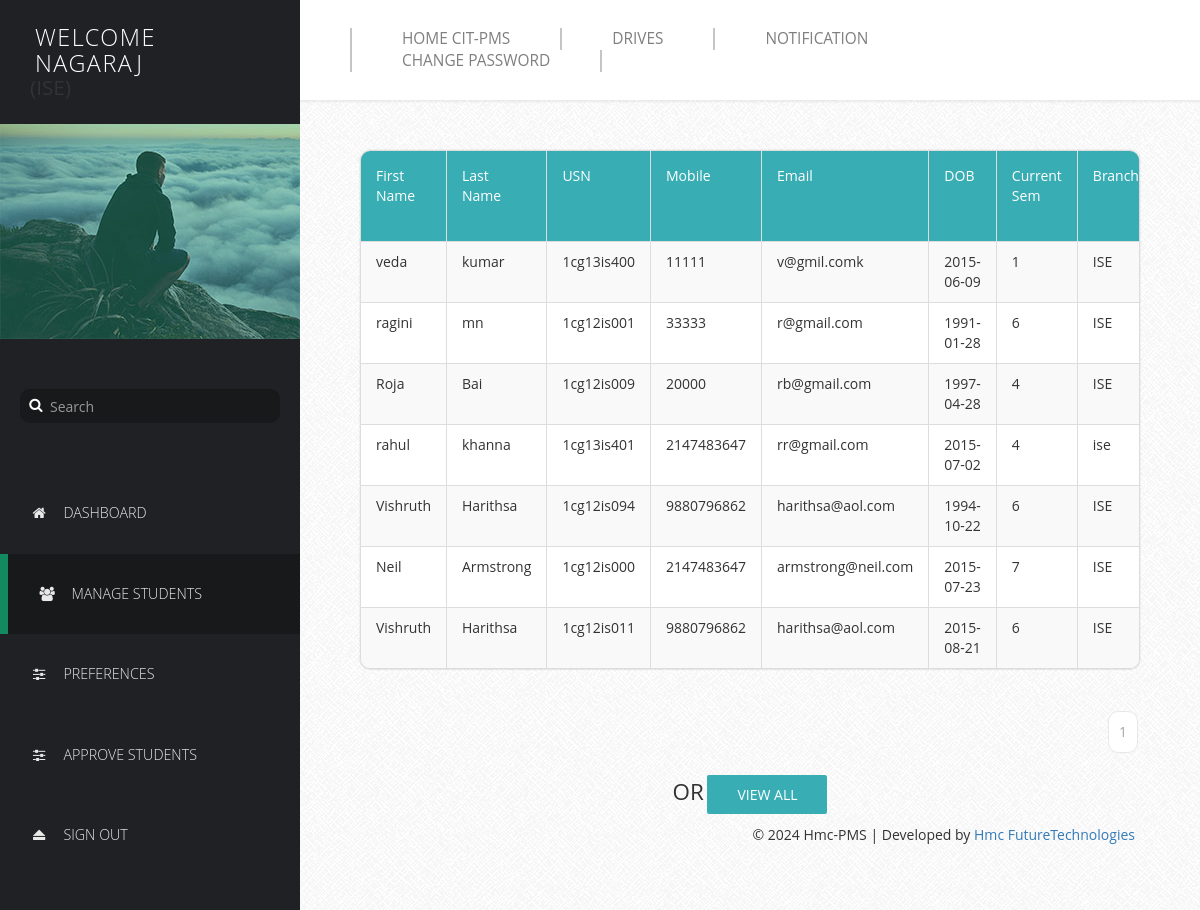
Screenshot of /Profilers/HODProfile/manage-users.php (signed in) with the database file from the repository.
### tables this page shows
CREATE TABLE IF NOT EXISTS `basicdetails` (
  `Id` int(11) NOT NULL AUTO_INCREMENT,
  `FirstName` varchar(25) NOT NULL,
  `LastName` varchar(25) NOT NULL,
  `USN` varchar(10) NOT NULL,
  `Mobile` bigint(11) NOT NULL,
  `Email` varchar(255) NOT NULL,
  `DOB` date NOT NULL,
  `Sem` int(11) NOT NULL,
  `Branch` varchar(15) NOT NULL,
  `SSLC` float NOT NULL,
  `PU/Dip` float NOT NULL,
  `BE` float NOT NULL,
  `Backlogs` int(11) NOT NULL,
  `HofBacklogs` tinyint(1) NOT NULL,
  `DetainYears` int(11) NOT NULL,
  `Approve` tinyint(1) NOT NULL DEFAULT '0',
  `ApprovalDate` date NOT NULL,
  PRIMARY KEY (`Id`,`USN`),
  UNIQUE KEY `USN` (`USN`,`Mobile`,`Email`)
);

### Profilers/HODProfile/manage-users.php (the view, shortened to what this page needs)
<!DOCTYPE html>
<html lang="en">
  <head>
    <link href="css/font-awesome.min.css" rel="stylesheet">
    <link href="css/bootstrap.min.css" rel="stylesheet">
    <link href="css/templatemo-style.css" rel="stylesheet">
  </head>
  <body>
    <div class="templatemo-flex-row">
      <div class="templatemo-sidebar">
        <header class="templatemo-site-header">
          <?php
          $Welcome = "Welcome";
          echo "<h1>" . $Welcome . "<br>" . $_SESSION['husername'] . "</h1>";
          echo "<h2>(" . $_SESSION['department'] . ")</h2>";
          ?>
        </header>
        <div class="profile-photo-container">
          <img src="images/profile-photo.jpg" alt="Profile Photo" class="img-responsive">
          <div class="profile-photo-overlay"></div>
        </div>
        <form class="templatemo-search-form" role="search">
          <div class="input-group">
            <button type="submit" class="fa fa-search"></button>
            <input type="text" class="form-control" placeholder="Search" name="srch-term" id="srch-term">
          </div>
        </form>
        <nav class="templatemo-left-nav">
          <ul>
            <li><a href="login.php"><i class="fa fa-home fa-fw"></i>Dashboard</a></li>
            <li><a href="#" class="active"><i class="fa fa-users fa-fw"></i>Manage Students</a></li>
            <li><a href="preferences.php"><i class="fa fa-sliders fa-fw"></i>Preferences</a></li>
            <li><a href="approve2.php"><i class="fa fa-sliders fa-fw"></i>Approve Students</a></li>
            <li><a href="logout.php"><i class="fa fa-eject fa-fw"></i>Sign Out</a></li>
          </ul>
        </nav>
      </div>
      <div class="templatemo-content col-1 light-gray-bg">
        <div class="templatemo-top-nav-container">
          <div class="row">
            <nav class="templatemo-top-nav col-lg-12 col-md-12">
              <ul class="text-uppercase">
                <li><a href="../../Homepage/index.php">Home CIT-PMS</a></li>
                <li><a href="../../Drives/index.php">Drives</a></li>
                <li><a href="Notif.php">Notification</a></li>
                <li><a href="Change Password.php">Change Password</a></li>
              </ul>
            </nav>
          </div>
        </div>
        <div class="templatemo-content-container">
          <div class="templatemo-content-widget no-padding">
            <div class="panel panel-default table-responsive">
              <table class="table table-striped table-bordered templatemo-user-table">
                <thead>
                  <tr>
                    <td>First Name</td>
                    <td>Last Name</td>
                    <td>USN</td>
                    <td>Mobile</td>
                    <td>Email</td>
                    <td>DOB</td>
                    <td>Current Sem</td>
                    <td>Branch</td>
                  </tr>
                </thead>
                <tbody>
                  <?php
                  $department = $_SESSION['department'];
                  $num_rec_per_page = 15;
                  $conn = new mysqli('localhost', 'harsh', 'harsh2005', 'placement');
                  if (isset($_GET["page"])) {
                    $page = $_GET["page"];
                  } else {
                    $page = 1;
                  }
                  $start_from = ($page - 1) * $num_rec_per_page;
                  $sql = "SELECT * FROM basicdetails WHERE  Branch='$department' LIMIT $start_from, $num_rec_per_page";
                  $result = $conn->query($sql);
                  while ($row = $result->fetch_assoc()) {
                      echo "<tr>";
                      echo "<td>" . $row['FirstName'] . "</td>";
                      echo "<td>" . $row['LastName'] . "</td>";
                      echo "<td>" . $row['USN'] . "</td>";
                      echo "<td>" . $row['Mobile'] . "</td>";
                      echo "<td>" . $row['Email'] . "</td>";
                      echo "<td>" . $row['DOB'] . "</td>";
                      echo "<td>" . $row['Sem'] . "</td>";
                      echo "<td>" . $row['Branch'] . "</td>";
                      echo "</tr>";
                  }
                  ?>
                </tbody>
              </table>
            </div>
          </div>
          <div class="pagination-wrap">
            <ul class="pagination">
              <?php
              $sql = "SELECT * FROM basicdetails WHERE Approve=1 AND Branch='$department'";
              $result = $conn->query($sql);
              $total_records = $result->num_rows;
              $total_pages = ceil($total_records / $num_rec_per_page);
              for ($i = 1; $i <= $total_pages; $i++) {
                  echo "<li><a href='manage-student.php?page=" . $i . "'>" . $i . "</a></li>";
              }
              ?>
            </ul>
          </div>
          <center>
            <label><h2>OR</h2></label>
            <a href="manage-users.php" class="templatemo-blue-button">View All</a>
          </center>
          <footer class="text-right">
            <p>&copy; 2024 Hmc-PMS | Developed by <a href="#" target="_blank">Hmc FutureTechnologies</a></p>
          </footer>
        </div>
      </div>
    </div>
  </body>
</html>

### Profilers/HODProfile/css/templatemo-style.css (style rules this page uses)
* { font-family: 'Open Sans', sans-serif; }
body { font-size: 13px; }
body, .templatemo-left-nav { background: #1f2124; }
h1, h2, h3 { margin: 0; }
h2 { font-size: 1.6em; }
ul { list-style-type: none; margin: 0; padding: 0; }
nav li { font-size: 1.1em; list-style: none; text-transform: uppercase; }
.light-gray-bg { font-family:"Trebuchet MS", "Myriad Pro", Arial, sans-serif; font-size:14px; background:#f4f4f4 url(../images/bg.png) repeat top left; color:#333; overflow-y:scroll; }
footer { padding: 15px; }
.templatemo-sidebar { width: 300px; }
.templatemo-site-header { margin: 25px 30px; }
.templatemo-site-header h1 { color: white; display: inline-block; font-size: 1.8em; font-weight: 300; letter-spacing: 1.5px; margin: 0 5px; text-transform: uppercase; vertical-align: middle; }
.profile-photo-container { position: relative; }
.profile-photo-overlay { background-color: rgba(4, 152, 114, 0.35); position: absolute; top: 0; left: 0; width: 100%; height: 100%; transition: all 0.3s ease; }
.templatemo-search-form { font-size: 1.1em; margin: 50px 20px; }
.templatemo-search-form .input-group { width: 100%; }
.templatemo-search-form .input-group .form-control { background-color: #18191b; border: none; border-radius: 10px; color: #DDD; padding-left: 30px; }
.templatemo-search-form .input-group { position: relative; }
.fa-search { height:32px; width:32px; border: none; cursor: pointer; color:white; background:transparent; position:absolute; top: 0; left: 0; z-index: 100; }
.templatemo-left-nav li { font-weight: 300; }
.templatemo-left-nav a.active, .templatemo-left-nav a:hover { background: #18191b; border-left: 8px solid #13895F; }
.templatemo-left-nav a { color: #e9e9ea; display: block; padding: 30px; transition: all 0.3s ease; }
.templatemo-left-nav .fa { margin-right: 15px; }
.templatemo-top-nav-container { background-color: white; padding: 28px 50px; box-shadow: 0px 0px 2px 2px rgba(161, 159, 159, 0.18); }
.templatemo-top-nav li { float: left; list-style: none; }
.templatemo-top-nav a { color: #7f7f7f; display: block; padding: 0 50px; border-left: 2px solid #c5c5c5; }
.templatemo-top-nav li:last-child a { border-right: 2px solid #c5c5c5; }
.templatemo-content { margin-top: 0px; min-height: 600px; padding: 0; overflow-x: hidden; }
.templatemo-content-container { padding: 40px 50px; }
.templatemo-flex-row { display: -webkit-flex; display: -ms-flexbox; display: flex; }
.col-1 { -webkit-flex: 1; -ms-flex: 1; flex: 1; }
.templatemo-content-widget { border-radius: 10px; padding: 30px; position: relative; margin: 10px; box-shadow: 0px 0px 1px 1px rgba(161, 159, 159, 0.1); }
.templatemo-content-widget.no-padding { padding: 0; }
.panel { border-radius: 10px; }
.pagination-wrap { margin-right: 10px; text-align: right; }
.pagination>li>a { border-color: #E9E8E8; color: #a6a6a6; margin: 2px; padding: 10px; }
.pagination>li>a, .pagination>li:first-child>a, .pagination>li:last-child>a { border-radius: 10px; }
.table { margin-bottom: 0; }
.table>tbody>tr>td { padding: 10px 15px; }
.table>thead>tr>td { padding: 15px; }
.templatemo-blue-button, .templatemo-white-button { border-radius: 2px; padding: 10px 30px; text-transform: uppercase; transition: all 0.3s ease; }
.templatemo-blue-button { background-color: #39ADB4; border: none; color: white; }
.templatemo-user-table thead { background-color: #39ADB4; color: white; }
.panel>.table-responsive:last-child>.table:last-child, .panel>.table:last-child { border-bottom-right-radius: 10px; border-bottom-left-radius: 10px; }
.panel>.table:first-child { border-top-left-radius: 10px; border-top-right-radius: 10px; }
@media only screen and (min-width: 768px) { .templatemo-left-nav { display: block !important; } }

### rows the page displays
basicdetails: FirstName "veda", LastName "kumar", USN "1cg13is400", Mobile "11111", Email "v@gmil.comk", DOB "2015-06-09", Sem "1", Branch "ISE"
basicdetails: FirstName "ragini", LastName "mn", USN "1cg12is001", Mobile "33333", Email "r@gmail.com", DOB "1991-01-28", Sem "6", Branch "ISE"
basicdetails: FirstName "Roja", LastName "Bai", USN "1cg12is009", Mobile "20000", Email "rb@gmail.com", DOB "1997-04-28", Sem "4", Branch "ISE"
basicdetails: FirstName "rahul", LastName "khanna", USN "1cg13is401", Mobile "2147483647", Email "rr@gmail.com", DOB "2015-07-02", Sem "4", Branch "ise"
basicdetails: FirstName "Vishruth", LastName "Harithsa", USN "1cg12is094", Mobile "9880796862", Email "harithsa@aol.com", DOB "1994-10-22", Sem "6", Branch "ISE"
basicdetails: FirstName "Neil", LastName "Armstrong", USN "1cg12is000", Mobile "2147483647", Email "armstrong@neil.com", DOB "2015-07-23", Sem "7", Branch "ISE"
basicdetails: FirstName "Vishruth", LastName "Harithsa", USN "1cg12is011", Mobile "9880796862", Email "harithsa@aol.com", DOB "2015-08-21", Sem "6", Branch "ISE"

### other values shown
$Welcome "WELCOME"
$_SESSION['husername'] "NAGARAJ"
